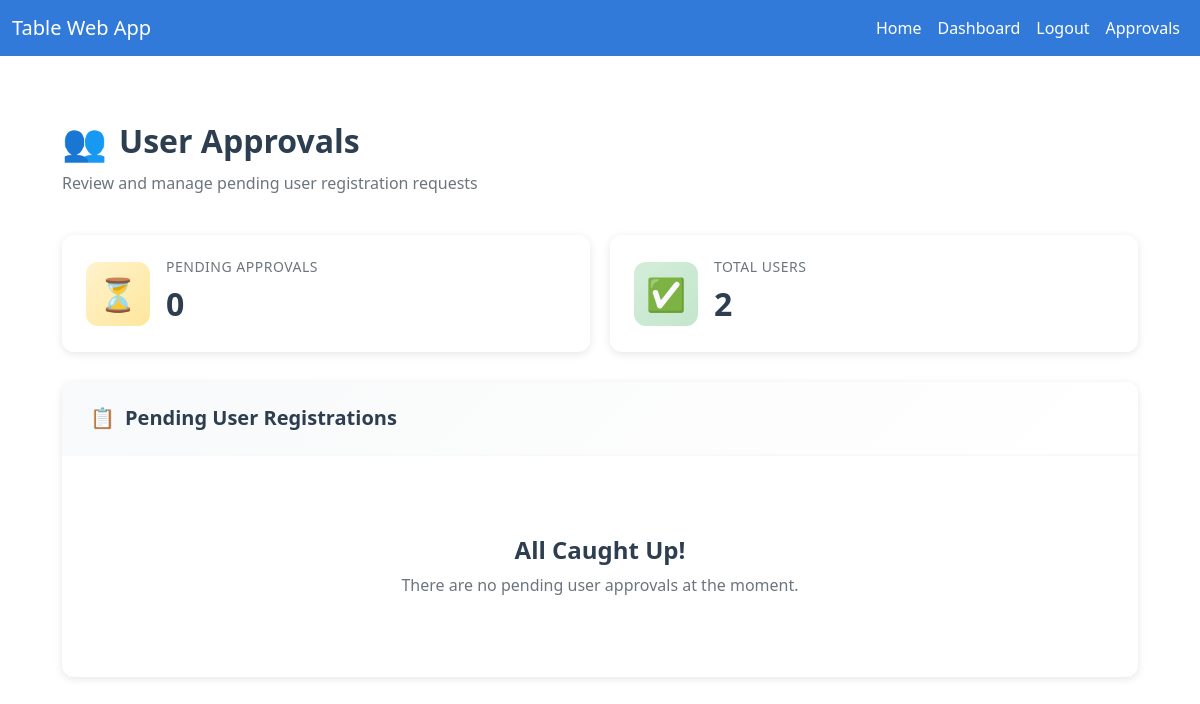
The page /approvals/ (signed in) on the database as committed earlier.
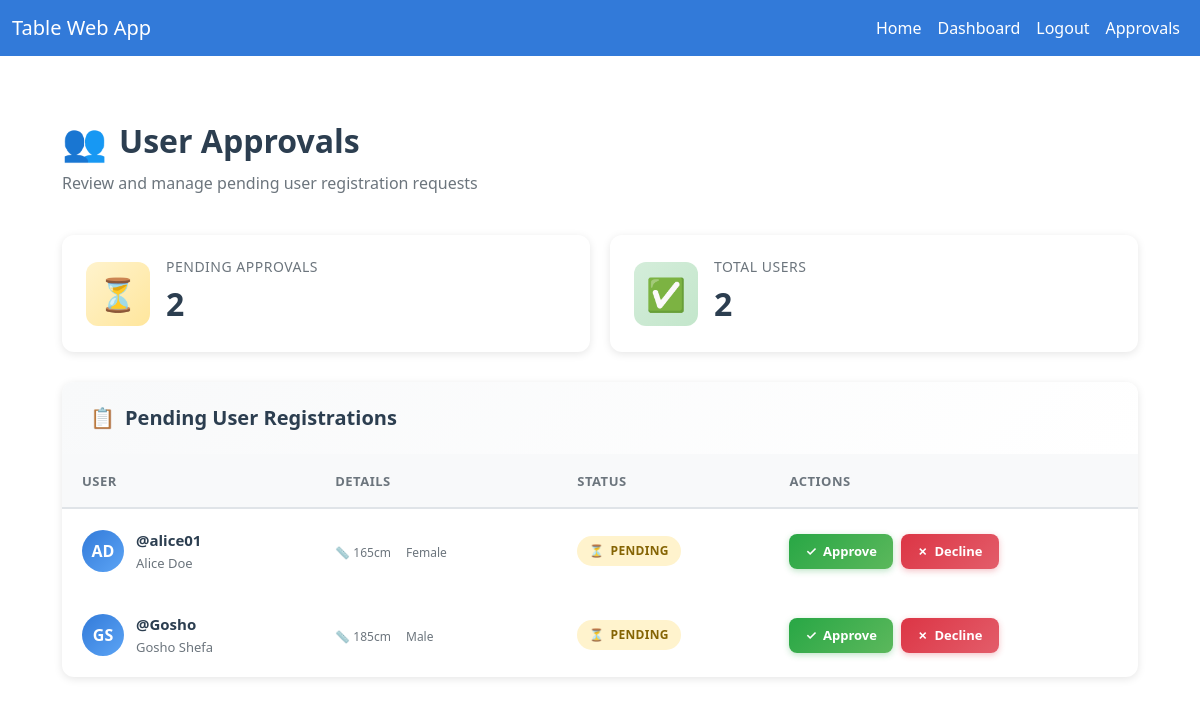
The same page on the database as committed later.
### main/models.py (models this page shows)
class Users(models.Model):
    first_name = models.CharField(max_length=100)
    last_name = models.CharField(max_length=100)
    username = models.CharField(max_length=100)
    password = models.CharField(max_length=100)
    gender = models.CharField(max_length=100, choices=GENDER_CHOICES)
    height = models.IntegerField()
    activity_level = models.IntegerField(null=True, blank=True)
    role = models.CharField(max_length=20, default='user')
    approved = models.BooleanField(default=False)
    table_id = models.IntegerField(db_default=None, null=True)

### main/views.py (the view, shortened to what this page needs)
# urls.py: path('approvals/', views.approvals_view, name='approvals')
def approvals_view(request):
    if not request.session.get('user_id'):
        return redirect('login')
    if request.session.get('role') != 'admin':
        return redirect('index')
    pending_users = Users.objects.filter(approved=False)
    approved_users_count = Users.objects.filter(approved=True).count()
    context = {
        'pending_users': pending_users,
        'approved_users_count': approved_users_count
    }
    return render(request, 'approvals.html', context)

### main/templates/approvals.html (shortened to what this page needs)
{% extends 'base.html' %}
{% load static %}
{% block extra_css %}
<link rel="stylesheet" href="https://cdnjs.cloudflare.com/ajax/libs/font-awesome/6.4.0/css/all.min.css">
<link rel="stylesheet" href="{% static 'styles/approvals.css' %}">
{% endblock %}
{% block content %}
<div class="approvals-container">
    <div class="page-header">
        <h1>
            <span class="icon">👥</span>
            User Approvals
        </h1>
        <p>Review and manage pending user registration requests</p>
    </div>
    <div class="stats-bar">
        <div class="stat-card">
            <div class="stat-icon pending">
                ⏳
            </div>
            <div class="stat-content">
                <h3>Pending Approvals</h3>
                <p>{{ pending_users|length }}</p>
            </div>
        </div>
        <div class="stat-card">
            <div class="stat-icon approved">
                ✅
            </div>
            <div class="stat-content">
                <h3>Total Users</h3>
                <p>{{ approved_users_count }}</p>
            </div>
        </div>
    </div>
    <div class="approvals-section">
        <div class="section-header">
            <h2>
                <span>📋</span>
                Pending User Registrations
            </h2>
        </div>
        {% if pending_users %}
        <table class="users-table">
            <thead>
                <tr>
                    <th>User</th>
                    <th>Details</th>
                    <th>Status</th>
                    <th>Actions</th>
                </tr>
            </thead>
            <tbody>
                {% for user in pending_users %}
                <tr>
                    <td>
                        <div class="user-info">
                            <div class="user-avatar">
                                {{ user.first_name.0|upper }}{{ user.last_name.0|upper }}
                            </div>
                            <div class="user-details">
                                <div class="username">@{{ user.username }}</div>
                                <div class="fullname">{{ user.first_name }} {{ user.last_name }}</div>
                            </div>
                        </div>
                    </td>
                    <td>
                        <div class="user-details">
                            <div class="user-meta">
                                <span>📏 {{ user.height }}cm</span>
                                <span>{{ user.get_gender_display }}</span>
                            </div>
                        </div>
                    </td>
                    <td>
                        <span class="status-badge pending">
                            <span>⏳</span>
                            Pending
                        </span>
                    </td>
                    <td>
                        <div class="action-buttons">
                            <form method="POST" style="display: inline;">
                                <button type="submit" name="action" value="approve" class="btn-action btn-approve">
                                    <span>✓</span>
                                    Approve
                                </button>
                            </form>
                            <button type="button"
                                    class="btn-action btn-decline"
                                    onclick="showDeclineModal('{{ user.id }}', '{{ user.username }}', '{{ user.first_name }}', '{{ user.last_name }}')">
                                <span>✗</span>
                                Decline
                            </button>
                        </div>
                    </td>
                </tr>
                {% endfor %}
            </tbody>
        </table>
        {% else %}
        <div class="empty-state">
            <h3>All Caught Up!</h3>
            <p>There are no pending user approvals at the moment.</p>
        </div>
        {% endif %}
    </div>
</div>
{% endblock %}

### main/templates/base.html (shortened to what this page needs)
<!DOCTYPE html>
<html lang="en">
<head>
    <link href="https://cdn.jsdelivr.net/npm/bootstrap@5.3.2/dist/css/bootstrap.min.css" rel="stylesheet">
    {% load static %}
    <link rel="stylesheet" href="{% static 'styles/navbar.css' %}">
    {% block extra_css %}{% endblock %}
</head>
<body>
    {% include 'navbar.html' %}
    <div class="container mt-4">
        {% block content %}{% endblock %}
    </div>
</body>
</html>

### main/templates/navbar.html (shortened to what this page needs)
<nav class="navbar navbar-expand-lg navbar-custom">
    <div class="container-fluid">
        <a class="navbar-brand" href="{% url 'index' %}">Table Web App</a>
        <div class="collapse navbar-collapse" id="navbarNav">
            <ul class="navbar-nav ms-auto">
                <li class="nav-item">
                    <a class="nav-link" href="{% url 'index' %}">Home</a>
                </li>
                {% if request.session.user_id %}
                <li class="nav-item">
                    <a class="nav-link" href="{% url 'dashboard' %}">Dashboard</a>
                </li>
                <li class="nav-item">
                    <a class="nav-link" href="{% url 'logout' %}">Logout</a>
                </li>
                {% else %}
                <li class="nav-item">
                    <a class="nav-link" href="{% url 'login' %}">Login</a>
                </li>
                {% endif %}
                {% if request.session.role == 'admin' %}
                <li class="nav-item">
                    <a class="nav-link" href="{% url 'approvals' %}">Approvals</a>
                </li>
                {% endif %}
            </ul>
        </div>
    </div>
</nav>

### main/static/styles/navbar.css (style rules this page uses)
.navbar-custom { background-color: #327AD9; }
.navbar-custom .navbar-brand, .navbar-custom .nav-link { color: white; }
.container { margin-top: 20px; }

### main/static/styles/approvals.css (style rules this page uses)
:root { --primary-color: #327AD9; --primary-dark: #2562B0; --primary-light: #5ca4f5; --success-color: #28a745; --danger-color: #dc3545; --warning-color: #ffc107; --text-dark: #2c3e50; --text-light: #6c757d; --bg-white: #ffffff; --bg-light: #f8f9fa; --border-color: #e0e4e8; --shadow-sm: 0 2px 8px rgba(0, 0, 0, 0.1); --shadow-md: 0 4px 12px rgba(0, 0, 0, 0.15); --shadow-lg: 0 20px 60px rgba(0, 0, 0, 0.3); --border-radius: 12px; }
.approvals-container { padding: 40px 20px; max-width: 1400px; margin: 0 auto; }
.page-header { margin-bottom: 40px; animation: fadeInDown 0.6s ease-out; }
.page-header h1 { color: var(--text-dark); font-size: 32px; font-weight: 700; margin-bottom: 8px; display: flex; align-items: center; gap: 12px; }
.page-header .icon { font-size: 36px; }
.page-header p { color: var(--text-light); font-size: 16px; margin: 0; }
.stats-bar { display: grid; grid-template-columns: repeat(auto-fit, minmax(250px, 1fr)); gap: 20px; margin-bottom: 30px; animation: fadeIn 0.6s ease-out 0.2s both; }
.stat-card { background: var(--bg-white); padding: 24px; border-radius: var(--border-radius); box-shadow: var(--shadow-sm); display: flex; align-items: center; gap: 16px; transition: all 0.3s ease; }
.stat-icon { width: 64px; height: 64px; border-radius: 12px; display: flex; align-items: center; justify-content: center; font-size: 32px; flex-shrink: 0; }
.stat-icon.pending { background: linear-gradient(135deg, #fff3cd 0%, #ffe69c 100%); }
.stat-icon.approved { background: linear-gradient(135deg, #d4edda 0%, #c3e6cb 100%); }
.stat-content h3 { font-size: 14px; color: var(--text-light); margin: 0 0 4px 0; font-weight: 500; text-transform: uppercase; letter-spacing: 0.5px; }
.stat-content p { font-size: 32px; color: var(--text-dark); margin: 0; font-weight: 700; }
.approvals-section { background: var(--bg-white); border-radius: var(--border-radius); box-shadow: var(--shadow-sm); overflow: hidden; animation: slideUp 0.6s ease-out 0.3s both; }
.section-header { padding: 24px 28px; border-bottom: 2px solid var(--bg-light); background: linear-gradient(135deg, var(--bg-light) 0%, var(--bg-white) 100%); }
.section-header h2 { margin: 0; font-size: 20px; font-weight: 600; color: var(--text-dark); display: flex; align-items: center; gap: 10px; }
.users-table { width: 100%; border-collapse: separate; border-spacing: 0; }
.users-table thead { background: var(--bg-light); }
.users-table thead th { padding: 16px 20px; text-align: left; font-size: 13px; font-weight: 600; color: var(--text-light); text-transform: uppercase; letter-spacing: 0.5px; border-bottom: 2px solid var(--border-color); }
.users-table tbody tr { border-bottom: 1px solid var(--bg-light); transition: all 0.2s ease; }
.users-table tbody tr:last-child { border-bottom: none; }
.users-table tbody td { padding: 20px; font-size: 15px; color: var(--text-dark); }
.user-info { display: flex; align-items: center; gap: 12px; }
.user-avatar { width: 42px; height: 42px; border-radius: 50%; background: linear-gradient(135deg, var(--primary-color), var(--primary-light)); display: flex; align-items: center; justify-content: center; color: white; font-weight: 600; font-size: 16px; flex-shrink: 0; }
.user-details .username { font-weight: 600; color: var(--text-dark); margin-bottom: 2px; }
.user-details .fullname { font-size: 13px; color: var(--text-light); }
.user-details .user-meta { font-size: 12px; color: var(--text-light); margin-top: 4px; }
.user-details .user-meta span { display: inline-flex; align-items: center; gap: 4px; margin-right: 12px; }
.status-badge { display: inline-flex; align-items: center; gap: 6px; padding: 6px 12px; border-radius: 20px; font-size: 12px; font-weight: 600; text-transform: uppercase; letter-spacing: 0.3px; }
.status-badge.pending { background: #fff3cd; color: #856404; }
.action-buttons { display: flex; gap: 8px; }
.btn-action { padding: 8px 16px; border: none; border-radius: 8px; font-size: 13px; font-weight: 600; cursor: pointer; transition: all 0.2s ease; display: inline-flex; align-items: center; gap: 6px; }
.btn-approve { background: linear-gradient(135deg, var(--success-color), #5cb85c); color: white; box-shadow: 0 2px 6px rgba(40, 167, 69, 0.3); }
.btn-decline { background: linear-gradient(135deg, var(--danger-color), #e35d6a); color: white; box-shadow: 0 2px 6px rgba(220, 53, 69, 0.3); }

Rows that differ between the two databases and show on the page:
added Users: first_name.0 "A", last_name.0 "D", username "alice01", first_name "Alice", last_name "Doe", height "165", gender "Female"
added Users: first_name.0 "G", last_name.0 "S", username "Gosho", first_name "Gosho", last_name "Shefa", height "185", gender "Male"
Other text that changed with them:
{{ pending_users|length }}: "0" → "2"
text no longer shown: "All Caught Up! There are no pending user approvals at the moment."
text now shown: "USER DETAILS STATUS ACTIONS"
